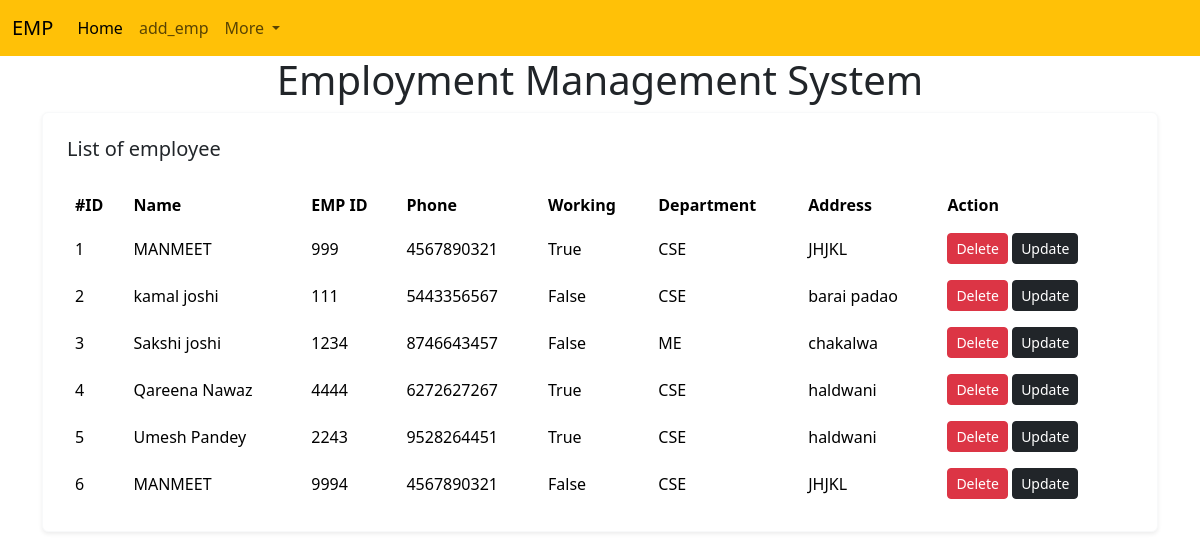
Before: / with the older database file.
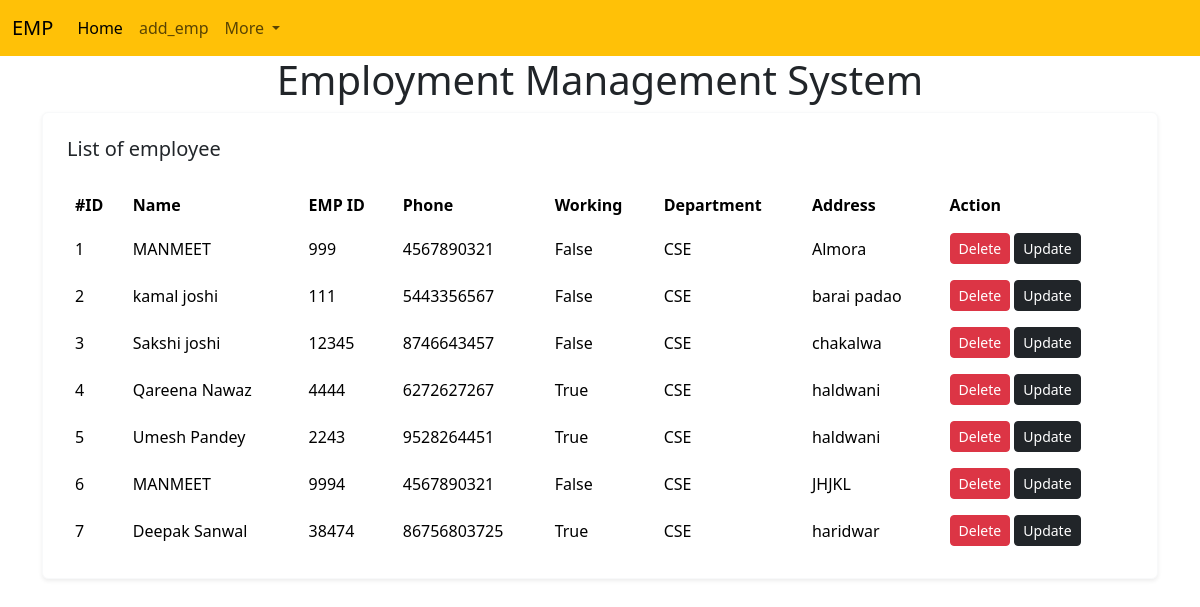
After: the same page with the newer database file.
### employee/models.py (models this page shows)
class Employee(models.Model):
  name=models.CharField(max_length=100,null=False)
  emp_id=models.IntegerField(null=False)
  phone=models.IntegerField()
  address=models.CharField(max_length=100,null=False)
  working=models.BooleanField(default=True)
  department=models.CharField(max_length=100)
  def __str__(self):
    return self.name

### employee/views.py (the view)
# urls.py: path('', views.emp_home, name='emp_home'),  # Or adjust to match the correct view and URL pattern
def emp_home(request):
  em=Employee.objects.all()
  context={
     'emps': em
  }
  print(context)
  return render(request,'emp_home.html',context)

### employee/templates/emp_home.html (shortened to what this page needs)
<!doctype html>
<html lang="en">
  <head>
    <link href="https://cdn.jsdelivr.net/npm/bootstrap@5.3.3/dist/css/bootstrap.min.css" rel="stylesheet">
  </body>
</html>
  </head>
  <body>
       {%  include 'navbar.html' %}
      <h1 class="text-center my-6" >Employment Management System</h1>
      <div class="container">
        <div class="row ">
          <div class="col-md-12 ">
            <div class="card widget-card border-light shadow-sm" >
              <div class="card-boby p-4">
                <h5 class="card-title mb-4">List of employee</h5>
                <div class="table-responsive">
                  <table class="table table-borderless bsb-table-xl text-nowrap align-middle m-0">
                  <thead>
                    <tr>
                      <th >#ID</th>
                      <th >Name</th>
                      <th >EMP ID</th>
                      <th >Phone</th>
                      <th >Working</th>
                      <th >Department</th>
                      <th >Address</th>
                      <th >Action</th>
                    </tr>
                  </thead>
                  <tbody>
                    {% for emp in emps  %}
                    <tr>
                      <td>{{forloop.counter}}</td>
                      <td>{{ emp.name }}</td>
                      <td>{{ emp.emp_id}}</td>
                      <td>{{emp.phone}}</td>
                      <td>{{ emp.working}}</td>
                      <td>{{ emp.department}}</td>
                      <td>{{emp.address }}</td>
                      <td>
                        <a class="btn btn-danger btn-sm" href="{% url 'delete_emp' emp.id %}">Delete</a>
                        <a class="btn btn-dark btn-sm" href="{% url 'update_emp' emp.id %}">Update</a>
                      </td>
                    </tr>
                    {% endfor %}
                  </tbody>
                  </table>
              </div>
              </div>
            </div>
          </div>
        </div>
      </div>
  </body>
</html>

### employee/templates/navbar.html (shortened to what this page needs)
<!doctype html>
<html lang="en">
  <head>
    <link href="https://cdn.jsdelivr.net/npm/bootstrap@5.3.3/dist/css/bootstrap.min.css" rel="stylesheet">
  </head>
  <body>
      <nav class="navbar navbar-expand-lg bg-warning">
        <div class="container-fluid">
          <a class="navbar-brand" href="#">EMP</a>
          <div class="collapse navbar-collapse" id="navbarSupportedContent">
            <ul class="navbar-nav me-auto mb-2 mb-lg-0">
              <li class="nav-item">
                <a class="nav-link active" aria-current="page" href="{% url 'emp_home' %}">Home</a>
              </li>
              <li class="nav-item">
                <a class="nav-link" href="{% url 'add_emp' %}">add_emp</a>
              </li>
              <li class="nav-item dropdown">
                <a class="nav-link dropdown-toggle" href="#" role="button" data-bs-toggle="dropdown" aria-expanded="false">
                  More
                </a>
              </li>
            </ul>
          </div>
        </div>
      </nav>
  </body>
</html>

Changed rows visible on the page:
changed Employee: working "True" → "False"; address "JHJKL" → "Almora"
changed Employee "Sakshi joshi": emp_id "1234" → "12345"; department "ME" → "CSE"
added Employee: name "Deepak Sanwal", emp_id "38474", phone "86756803725", working "True", department "CSE", address "haridwar"
